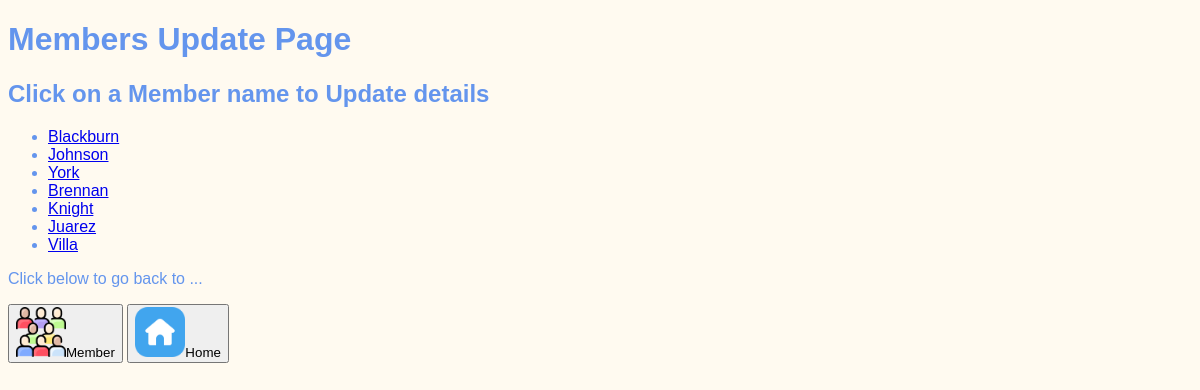
/category/update_member, run on an earlier commit of the app's database.
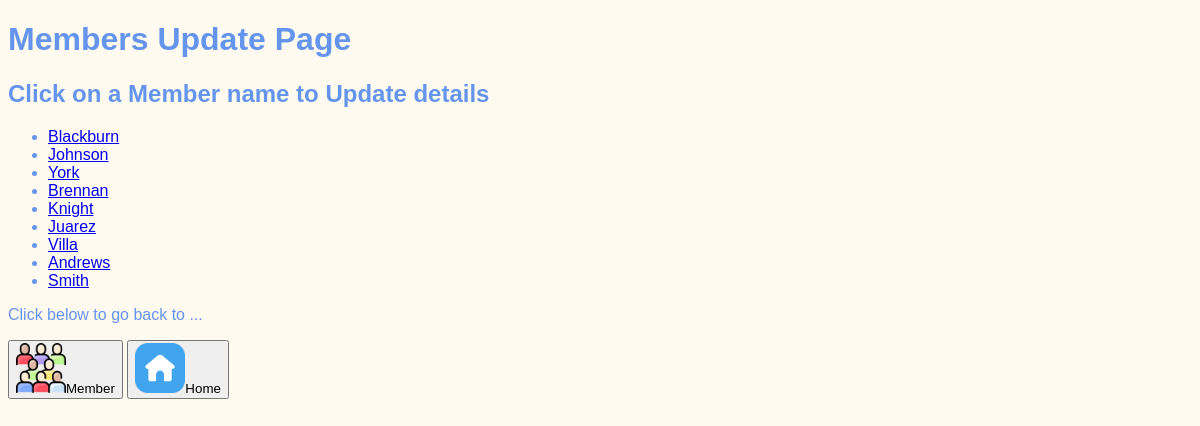
And on a later commit of the database.
### category/models.py (models this page shows, shortened)
class Member(models.Model):
    first_name = models.CharField(max_length=15)
    last_name = models.CharField(max_length=15)
    employee_number = models.IntegerField()
    start_date = models.DateField()
    internal_phone = models.CharField(max_length=6)
    internal_email = models.EmailField(default="*_*@python-django.com")
    job_description = models.CharField(max_length=15)
    team = models.ForeignKey(Team, on_delete=models.CASCADE)
    role = models.ForeignKey(Role, on_delete=models.CASCADE)
    location = models.ForeignKey(Location, on_delete=models.CASCADE)
    gui_type = models.CharField(max_length=7, default="User")

### category/views.py (the view)
# urls.py: path('update_member', views.update_member, name="updmem"),
def update_member(request):
    return render(request, "category/members_update_list.html",
                  {"memlist": Member.objects.all()})

### category/templates/category/members_update_list.html (shortened to what this page needs)
{% extends "base.html" %}
{% load static %}
{% block content %}
    <h1>Members Update Page</h1>
    <h2>Click on a Member name to Update details</h2>
    <ul>
      {% for member in memlist %}
        <li>
          <a href="{% url 'memberdetupd' member.id %}">
            {{ member.last_name }}
          </a>
        </li>
      {% endfor %}
    </ul>
  <p>Click below to go back to ...</p>
  <p>
    <a href="{% url 'member_page' %}"><button><img src="{% static 'tpwebsite/Member.png' %}" width="50px" height="50px">Member</button></a>
    <a href="{% url 'landing_page' %}"><button><img src="{% static 'tpwebsite/Home.png' %}" width="50px" height="50px">Home</button></a>
  </p>
{% endblock %}

What changed in the data, as far as the page shows it:
added Member: last_name "Andrews"
added Member: last_name "Smith"
